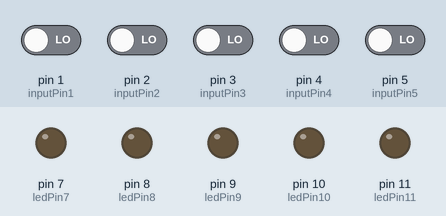
Bench run of a sketch on a simulated Arduino Uno, built with avr-gcc and run on an emulated ATmega328P. On the bench: output pins drawn as LEDs (lit = HIGH). The test bench sets the inputs (shaded band); at power-on: pin 1 (inputPin1), pin 2 (inputPin2), pin 3 (inputPin3), pin 4 (inputPin4), pin 5 (inputPin5) LOW.

Above: at 1.2 s.
1.3 s: pin 1 (inputPin1) driven HIGH
At 2.5 s:
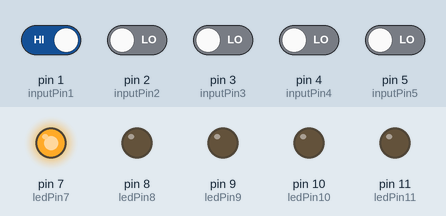
2.8 s: pin 2 (inputPin2) driven HIGH
At 3.8 s:
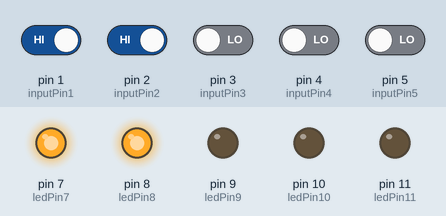
4.3 s: pin 3 (inputPin3) driven HIGH
At 5.0 s:
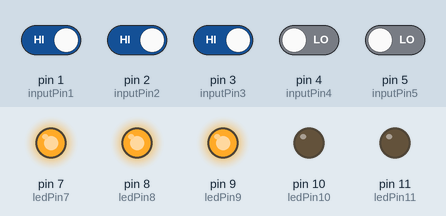
5.8 s: pin 4 (inputPin4) driven HIGH
At 6.1 s:
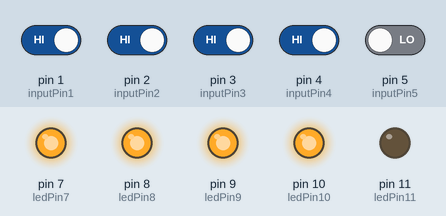
7.3 s: pin 5 (inputPin5) driven HIGH
At 8.4 s:
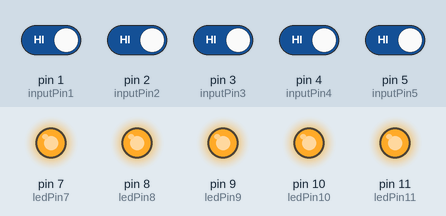
8.8 s: pin 1 (inputPin1) driven LOW
At 9.6 s:
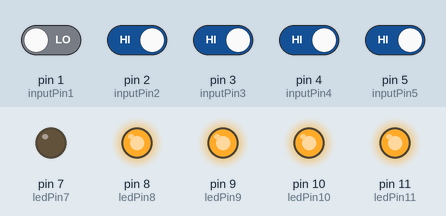
Timing chart, 0 to 11.3 s (numbered marks = the images above; inputs shaded):
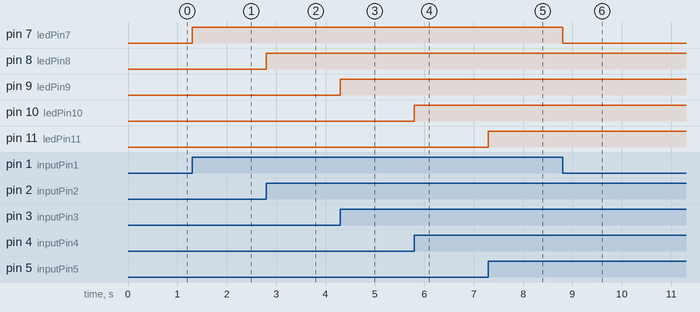

Measured:
- after the input at 1.3 s, pin 7 (ledPin7): LOW → HIGH at once
- after the input at 2.8 s, pin 8 (ledPin8): LOW → HIGH at once
- after the input at 4.3 s, pin 9 (ledPin9): LOW → HIGH at once
- after the input at 5.8 s, pin 10 (ledPin10): LOW → HIGH at once
- after the input at 7.3 s, pin 11 (ledPin11): LOW → HIGH at once
- after the input at 8.8 s, pin 7 (ledPin7): HIGH → LOW at once

The sketch:

5Led_switch_control_code.ino
```cpp
const int ledPin7 = 7;
const int inputPin1 = 1;

const int ledPin8 = 8;
const int inputPin2 = 2;

const int ledPin9 = 9;
const int inputPin3 = 3;

const int ledPin10 = 10;
const int inputPin4 = 4;

const int ledPin11 = 11;
const int inputPin5 = 5;

void setup(){
  pinMode(ledPin7, OUTPUT);
  pinMode(inputPin1, INPUT);

  pinMode(ledPin8, OUTPUT);
  pinMode(inputPin2, INPUT);

  pinMode(ledPin9, OUTPUT);
  pinMode(inputPin3, INPUT);

  pinMode(ledPin10, OUTPUT);
  pinMode(inputPin4, INPUT);

  pinMode(ledPin11, OUTPUT);
  pinMode(inputPin5, INPUT);
}

void loop(){
  int val1 = digitalRead(inputPin1);
  int val2 = digitalRead(inputPin2);
  int val3 = digitalRead(inputPin3);
  int val4 = digitalRead(inputPin4);
  int val5 = digitalRead(inputPin5);


  if (val1 == HIGH){
  digitalWrite(ledPin7, HIGH);
  }
  else{
    digitalWrite(ledPin7, LOW);
  }

  if (val2 == HIGH){
  digitalWrite(ledPin8, HIGH);
  }
  else{
    digitalWrite(ledPin8, LOW);
  }

  if (val3 == HIGH){
  digitalWrite(ledPin9, HIGH);
  }
  else{
    digitalWrite(ledPin9, LOW);
  }

  if (val4 == HIGH){
  digitalWrite(ledPin10, HIGH);
  }
  else{
    digitalWrite(ledPin10, LOW);
  }

  if (val5 == HIGH){
  digitalWrite(ledPin11, HIGH);
  }
  else{
    digitalWrite(ledPin11, LOW);
  }
}
```
